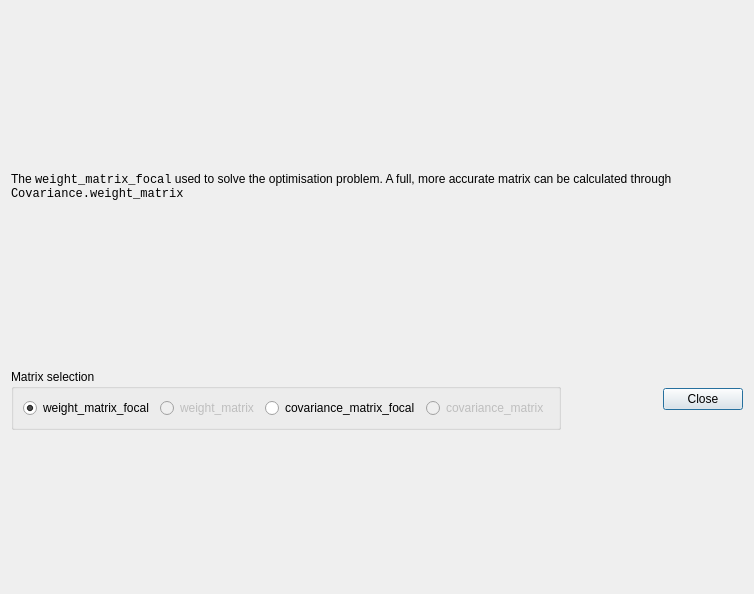
<?xml version="1.0" encoding="UTF-8"?>
<ui version="4.0">
 <class>CovarianceDialog</class>
 <widget class="QDialog" name="CovarianceDialog">
  <property name="geometry">
   <rect>
    <x>0</x>
    <y>0</y>
    <width>754</width>
    <height>594</height>
   </rect>
  </property>
  <property name="minimumSize">
   <size>
    <width>620</width>
    <height>400</height>
   </size>
  </property>
  <property name="windowTitle">
   <string>Covariance matrix inspection</string>
  </property>
  <layout class="QVBoxLayout" name="verticalLayout">
   <item>
    <widget class="QLabel" name="label">
     <property name="sizePolicy">
      <sizepolicy hsizetype="Preferred" vsizetype="Maximum">
       <horstretch>0</horstretch>
       <verstretch>0</verstretch>
      </sizepolicy>
     </property>
     <property name="minimumSize">
      <size>
       <width>0</width>
       <height>50</height>
      </size>
     </property>
     <property name="maximumSize">
      <size>
       <width>16777215</width>
       <height>50</height>
      </size>
     </property>
     <property name="text">
      <string>&lt;html&gt;&lt;head/&gt;&lt;body&gt;&lt;p&gt;The &lt;span style='font-family: monospace'&gt;weight_matrix_focal&lt;/span&gt; used to solve the optimisation problem. A full, more accurate matrix can be calculated through &lt;span style='font-family: monospace'&gt;Covariance.weight_matrix&lt;/span&gt;&lt;/p&gt;&lt;/body&gt;&lt;/html&gt;</string>
     </property>
     <property name="scaledContents">
      <bool>false</bool>
     </property>
     <property name="wordWrap">
      <bool>true</bool>
     </property>
     <property name="margin">
      <number>10</number>
     </property>
    </widget>
   </item>
   <item>
    <layout class="QHBoxLayout" name="horizontalLayoutPlot"/>
   </item>
   <item>
    <layout class="QHBoxLayout" name="horizontalLayout">
     <item alignment="Qt::AlignLeft">
      <widget class="QGroupBox" name="groupBox">
       <property name="title">
        <string>Matrix selection</string>
       </property>
       <layout class="QHBoxLayout" name="horizontalLayout_2">
        <item>
         <widget class="QRadioButton" name="showWeightFocal">
          <property name="text">
           <string>weight_matrix_focal</string>
          </property>
          <property name="checked">
           <bool>true</bool>
          </property>
          <property name="autoExclusive">
           <bool>true</bool>
          </property>
          <attribute name="buttonGroup">
           <string notr="true">matrixButtonGroup</string>
          </attribute>
         </widget>
        </item>
        <item>
         <widget class="QRadioButton" name="showWeightFull">
          <property name="enabled">
           <bool>false</bool>
          </property>
          <property name="toolTip">
           <string>Only available when full covariance matrix is calculated. See Tools &gt; Calculate full covariance/weight matrix.</string>
          </property>
          <property name="text">
           <string>weight_matrix</string>
          </property>
          <property name="autoExclusive">
           <bool>true</bool>
          </property>
          <attribute name="buttonGroup">
           <string notr="true">matrixButtonGroup</string>
          </attribute>
         </widget>
        </item>
        <item>
         <widget class="QRadioButton" name="showCovarianceFocal">
          <property name="text">
           <string>covariance_matrix_focal</string>
          </property>
          <property name="autoExclusive">
           <bool>true</bool>
          </property>
          <attribute name="buttonGroup">
           <string notr="true">matrixButtonGroup</string>
          </attribute>
         </widget>
        </item>
        <item>
         <widget class="QRadioButton" name="showCovarianceFull">
          <property name="enabled">
           <bool>false</bool>
          </property>
          <property name="toolTip">
           <string>Only available when full covariance matrix is calculated. See Tools &gt; Calculate full covariance/weight matrix.</string>
          </property>
          <property name="text">
           <string>covariance_matrix</string>
          </property>
          <property name="autoExclusive">
           <bool>true</bool>
          </property>
          <attribute name="buttonGroup">
           <string notr="true">matrixButtonGroup</string>
          </attribute>
         </widget>
        </item>
       </layout>
      </widget>
     </item>
     <item>
      <spacer name="horizontalSpacer">
       <property name="orientation">
        <enum>Qt::Horizontal</enum>
       </property>
       <property name="sizeHint" stdset="0">
        <size>
         <width>40</width>
         <height>20</height>
        </size>
       </property>
      </spacer>
     </item>
     <item>
      <widget class="QPushButton" name="closeButton">
       <property name="text">
        <string>Close</string>
       </property>
       <property name="shortcut">
        <string>Esc</string>
       </property>
      </widget>
     </item>
    </layout>
   </item>
  </layout>
 </widget>
 <resources/>
 <connections>
  <connection>
   <sender>closeButton</sender>
   <signal>released()</signal>
   <receiver>CovarianceDialog</receiver>
   <slot>close()</slot>
   <hints>
    <hint type="sourcelabel">
     <x>567</x>
     <y>199</y>
    </hint>
    <hint type="destinationlabel">
     <x>309</x>
     <y>199</y>
    </hint>
   </hints>
  </connection>
 </connections>
 <buttongroups>
  <buttongroup name="matrixButtonGroup"/>
 </buttongroups>
</ui>
